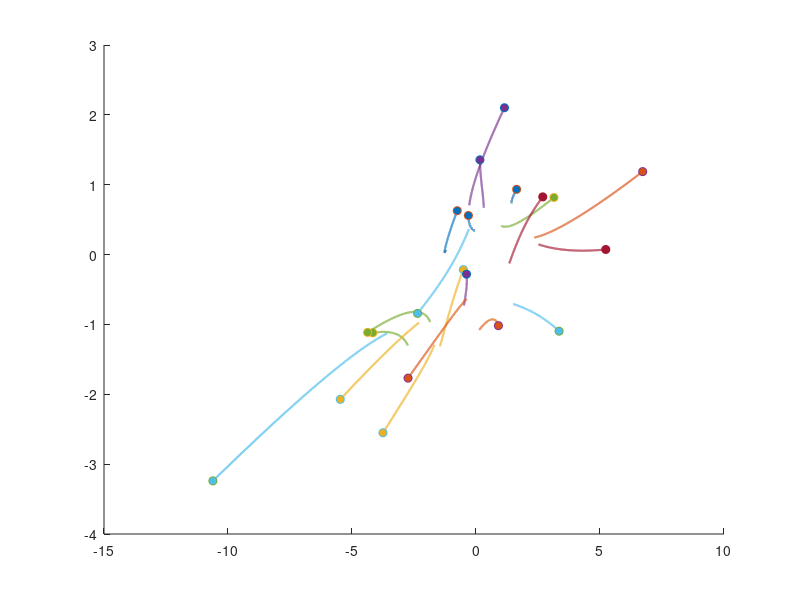

The MATLAB source for this figure: (Note: this script raises an error after producing the figure.)
clc;
clear;
close all;

figure;


% Programmer's Log: The current and complete implementation takes 
% approximately 3 minutes to run on a standard personal computer. 
% This file is the main file where the simulation can be generated. The 
% file generates 5 figures and one animation that runs for a duration of 
% approximately 1 minute. This file spans 441 lines of code. Apart from 
% this main file, the total project consists of 5 helper function files:-
%
% 1. gram_schmidt.m : Computes the orthonormal basis vectors of a given 
% matrix using gram schmidt orthogonalization. It spans 16 lines of code.
%
% 2. Kalman_Decomposition.m: Computes the similarity transformation T using
% the Zassenhaus Intersection method. It spans 151 lines of code.
%
% 3. Luenberger_Observer.m: Computes the observer gain matrix L using the
% observability Gramian matrix and verifying positive semi-definiteness for
% Lyapunov Stability. It spans 71 lines of code.
%
% 4. LQR.m: Computes the state gain matrix K by solving the Algebraic 
% Ricatti Equation using the Hamiltonian matrix and directly applying the
% obtained value to u =-kx. It spans 23 lines of code.
%
% 5. state_space_inverted_pendulum.m: Computes the required A,B,C (state
% matrix, control input matrix and output matrix) for the double inverted 
% pendulum and passes the lengths of the pendulum rods(arbitrarily chosen). 
% Directly obtained from assignment-1 with no changes required. 
% It spans 192 lines of code.
%
% A bonus section verifying robustness has also been implemented. A
% detailed guide regarding its formulation and implementation can be found
% on line 150.


function x_co = closing_the_loop(A,B,C,figure_count)

    %Part 1: Contollability and Observability Tests

    Y = eig(A);
    % disp(Y);
    N_A = length(Y);
    I_N_A = eye(N_A);
    
    %Controllability
    param_C = 0;
    for i = 1:length(Y)
        lambda = Y(i);
        PBH_matrix_C = [(lambda*I_N_A - A), B];
    
        if rank(PBH_matrix_C) < N_A
            param_C = 1;
        end
    end
    
    if param_C == 0
        disp('(A,B) is controllable');
    else
        disp('(A,B) is uncontrollable');
    end
    
    %Observability
    param_O = 0;
    for i = 1:length(Y)
        lambda = Y(i);
        PBH_matrix_O = [(A - lambda*I_N_A); C];
    
        if rank(PBH_matrix_O) < N_A
            param_O = 1;
        end
    end
    
    if param_O == 0
        disp('(C,A) is observable');
    else
        disp('(C,A) is unobservable');
    end
    

    % Part-2: Kalman Decomposition 
    Cm = B;
    for i = 1:N_A-1
        Cm = [Cm, A^i*B];
    end
    
    Om = C;
    for i = 1:N_A-1
        Om = [Om; C*A^i];
    end
    
    n_Cm = rank(Cm);
    n_Om = rank(Om);
    
    disp(n_Cm);
    disp(n_Om);
    
    [T, n_v_c_o, n_v_c_obar, n_v_cbar_o, n_v_cbar_obar] = Kalman_Decomposition(Cm,Om);
    disp(T);
    
    A_bar = T\(A*T);
    B_bar = T\B;
    C_bar = C*T;
    
    disp(A_bar);
    disp(B_bar);
    disp(C_bar);
    

    %Part-3: Reduced Order Luenberger Observer
    %Matrix formation: Picking out the observable blocks
    
    A11 = A_bar(n_v_c_obar+1:n_v_c_obar+n_v_c_o, n_v_c_obar+1:n_v_c_obar+n_v_c_o);
    A12 = A_bar(n_v_c_obar+1:n_v_c_obar+n_v_c_o, ...
        n_v_c_obar+n_v_c_o+n_v_cbar_obar+1:n_v_c_obar+n_v_c_o+n_v_cbar_obar+n_v_cbar_o);
    A21 = A_bar(n_v_c_obar+n_v_c_o+n_v_cbar_obar+1:n_v_c_obar+n_v_c_o+n_v_cbar_obar + n_v_cbar_o, ...
        n_v_c_obar+1:n_v_c_obar+n_v_c_o);
    A22 = A_bar(n_v_c_obar+n_v_c_o+n_v_cbar_obar+1:n_v_c_obar+n_v_c_o+n_v_cbar_obar+n_v_cbar_o, ...
        n_v_c_obar+n_v_c_o+n_v_cbar_obar+1:n_v_c_obar+n_v_c_o+n_v_cbar_obar+n_v_cbar_o);
    
    B1 = B_bar(n_v_c_obar+1:n_v_c_obar+n_v_c_o,:);
    B2 = B_bar(n_v_c_obar+n_v_c_o+n_v_cbar_obar+1:n_v_c_obar+n_v_c_o+n_v_cbar_obar+n_v_cbar_o, :);
    
    disp(A12);
    disp(A22);
    L = Luenberger_Observer(A12, A22);
    

    %Part-4: Finding and solving the Algebraic Ricatti Equation
    A_co = A_bar(n_v_c_obar+1:n_v_c_obar+n_v_c_o, n_v_c_obar+1:n_v_c_obar+n_v_c_o);
    B_co = B_bar(n_v_c_obar+1:n_v_c_obar+n_v_c_o, :);
    C_co = C_bar(:, n_v_c_obar+1:n_v_c_obar+n_v_c_o);
    
    K = LQR(A_co, B_co, C_co, n_v_c_o);
    

    %Designing the Luenberger-LQR(LL) closed loop
    if figure_count == 2
        A_cl = A_co - B_co*K - L*C_co; %Combined LQR+ROLO in the closed loop
    else
        A_cl = A_co - B_co*K; %Only LQR block in the closed loop
    end
    

    % Bonus: Checking for Robustness in the system

    %Guide to running this block: The threshold for the weight of the noise
    %(sigma) = 0.1. For sigma <= 0.1, the LQR control worked reliably 
    %across multiple test runs. In order to reliably observe test cases 
    %where LQR fails to control the system, set sigma = 1.

    % Programmer's Log: We introduce an additive white Gaussian noise and 
    % make it state dependent(linearly proportional in the base case) to 
    % observe the robustness of the system to noise. This was done as a
    % logical continuation to the assignment as explained in class to model
    % practical applicability of the controller.

    sigma = 0.1;
    eta = randn(size(A_cl,2));
    A_cl = A_cl + sigma*eta; % This has been modeled as a state-dependent multiplicative
                             % noise, more details in the report

    disp(' ');
    disp('Eigenvalues of the closed loop state matrix(A_cl)')
    disp(eig(A_cl));
    

    %Part-5: Plotting the closed-loop phase portrait
    t = linspace(0,4,1600);
    N_t = length(t);
    colour_count = 20;
    x_co = zeros(n_v_c_o, N_t);
    y_co = zeros(size(C_co,1), N_t);
    h = zeros(1,colour_count);
    colours = lines(colour_count);
    
    figure(figure_count);
    hold on;
    
    for k = 1:colour_count
        x_initial = randn(N_A,1);
        x_initial_t = T\x_initial; % Similarity transformation of initial input
        x_initial_co = x_initial_t(n_v_c_obar+1:n_v_c_obar+n_v_c_o,1);
    
        for i = 1:length(t)
            x_co(:,i) = expm((A_cl)*t(i))*x_initial_co;
            y_co(:,i,k) = real(C_co*x_co(:,i));
        end
        plot(y_co(1,:,k), y_co(2,:,k), 'Color', colours(k,:), 'lineWidth', 1.5);
        h(k) = plot(y_co(1,1,k), y_co(2,1,k), 'o', 'MarkerFaceColor', colours(k,:), ...
                   'MarkerSize', 6);
    end
    
    for i = 1:N_t
        for k = 1:colour_count
            set(h(k), 'XData', y_co(1,i,k), 'YData', y_co(2,i,k));
        end
        drawnow limitrate;
    end
    hold off;
    xline(0, 'k', 'LineWidth', 1);
    yline(0, 'k', 'LineWidth', 1);
    grid on;
    xlabel('y1');
    ylabel('y2');

    if figure_count == 2
        title('Output Phase Portrait of Problem-1: y1 vs y2');
    else
        title('Output Phase Portrait of Problem-2: y1 vs y2');
    end

end


%Problem-1: 

A = [-1.213213255856908  -0.052699540857194   0.114452537819400  -0.458503457153880  -0.147596519643947   0.330216171993562  -0.216306142694950   0.108524691675982  -0.277136364174417   0.213306124705031 -0.234400418544842  -0.694904339299891  -0.372985044024789  -0.121052395899524;
   -0.445138204194362  -1.087338372330932   0.506316210864373   0.420119557543333   0.489063639965910  -0.265671000243473  -0.336650153174219  -0.266447453528354   0.326773051102463  -0.796414105574600   -0.152486416125726  -0.360052673382867  -0.509891627577762   0.880961088466860;
   0.484525786600994   0.174803353899379  -0.108630387296726  -0.147473032367577  -0.370609448513368   0.123445036090085  -0.391828220999852   0.432403506843010   0.040561080322674   1.548617577592084   -0.375626137358579  -0.964927403783107   0.116685942887537   0.195907069263956;
  -0.628653100827204   0.441686129222833  -0.196853639475424  -0.740518371993041  -0.203043754424680  -0.312951739221684   0.459277316310521  -1.144480648269924  -0.227661184417581   0.621646540385829    0.773529276032394  -0.824173422452114  -0.511336138546041  -0.143886170459940;
  -0.526879261134897   0.496721354898758  -0.789140781845308  -0.351413813417401  -1.781412350680168   0.300097072779868   0.361009179150026   0.821998420305273   0.197670222666982   0.103894550459810   -0.518715568276280   0.458711846080412  -0.050433972884675   0.017439085643547;
  -0.162938036835619   0.115227089326697   0.230518490031468   0.226985493452003  -0.147401905420421  -1.073949490350060   0.492057044397738   0.809216490217785  -0.106022553236031  -0.200408629363208    0.219266594012242  -1.284874915967967  -0.219452186333267   0.086424084364871;
  -0.937922024260352   0.295340626262125   0.081848014134194   0.702150763890030   0.460918049982761  -0.410290741684858  -1.656970404290512   0.515521785489352   0.039634647589333   0.551677571844913    0.910747253955778  -0.502106754099405  -1.258898348872255   0.174292978828746;
   0.727293350401215  -0.399923820740790   0.252644270324252  -1.022331509304516   0.714779970671842   0.160297998212142  -0.683617227260968  -0.862980196841881  -0.434983508111977  -0.749659627595721   -0.848332491977190  -0.073701377614643   0.047794275307910  -0.291037548459371;
  -0.883478418688157   0.807423337770903  -0.272683699489586   0.267422703430696  -0.335917976087635  -0.355488407278101   1.117546803497625   0.475823305013847  -1.343243368591083   1.216242923480291   -0.117171815598981  -0.380364549164507  -0.827852126523950   0.367288610907304;
  -0.432084382768220  -0.208121861637220   1.692305102882171   0.996853318049892  -0.253373736345148  -1.076336539502446   0.349952751653385   0.243525258046507   0.467699882747476  -0.138850036162691    0.058652839684074  -0.660320581520629   0.238591279631722  -0.021125539243573;
  -0.162352919624227  -0.976155299865440  -0.243225326820792   0.836239633325489  -0.433802463517382   0.411365862850318   0.130321781352260  -0.897920092095636  -0.228424553357463  -0.568131183985648   -0.593732855151864  -0.725643142274004   0.182526229046144  -0.147385751504529;
  -0.264370906345628  -0.184742644441694  -1.003940450295694  -0.848369091986984   0.494546791639666  -1.104312423847451  -0.472200324956500  -0.339323185019347  -0.108101954544411  -0.430160178902030   -0.930981520180108   0.321055052198516   0.688882757485099  -0.611757590647088;
   0.575439200692222  -1.267310249593962  -0.215460248084041  -0.312938157224291   0.021629740368688   0.430071077232889  -1.163510493607768  -0.659695990919597  -0.382659856177330   0.430530215423247   -0.196984819655413   0.942614992066365  -0.194564541005406  -0.908760104887207;
  -0.214375145115562   0.987648714149219   0.442806720234774  -0.081107514151397  -0.216286104227307  -0.199881487887741   0.281210418831350  -0.068571314905706   0.190937766594154  -0.003347907463792   -0.101054426075363  -0.641224659163822  -1.242848391866568  -1.725651421647249];

B= [-0.051723763561734  -0.305270449184583  -0.015315868248594;
  -0.116732420024660  -0.475945089926195   0.149955878770381;
  -0.112898591360926  -0.041230352019466  -0.257329596734228;
   0.450703580365998  -0.195616995582868   0.021668047239566;
  -0.175175023018630  -0.164833619607650   0.126111050083874;
   0.193325591568345  -0.201825450079648   0.001812952706111;
  -0.746946115214500  -0.888561633091335  -0.534882101127978;
   0.118896143573814   0.003278035071589   0.438395454885899;
  -0.834413562808927  -0.496999682104461  -0.647097984062711;
  -0.486371252402602  -0.307207657585152  -0.536947426548773;
   0.293031461319545   0.647280729575534  -0.241442432395560;
   0.281522419773345   0.703605033443511   0.496061513668761;
   0.401731276643778   0.718304876069954   0.425248352781694;
  -0.207634639546252  -0.326879707471223  -0.260613735300743];

C =[0.695053806816924  -0.653901035211257  -0.216669043964540  -0.406643748943393  -0.337496928708196   0.800344919841996  -0.734680898447967  -0.383177337555783  -0.062081713564930  -0.164440009729601  -0.052596268307648   0.283621895206324   0.826159797514201  -0.281394936691068;
   0.170497399997020  -0.095533189106804  -0.211894215368707  -0.103936550394383  -0.119769092888598   0.354854849584245  -0.625481232333294  -0.485883175434064   0.198880592962716  -0.214578324733530    0.086360044518748   0.383477729131322   0.209925692065307   0.087002975029789];

Y = eig(A);
% disp(Y);
N_A = length(Y);

param_A = 0;
for i = 1:N_A
    if Y(i) > 0
        param_A = 1;
    end
end

disp('Problem-1');
disp(' ');
if param_A == 0
    disp('A is stable');
else
    disp('A is not stable');
end

t = linspace(0,0.5,1000);
N_t = length(t);
colour_count = 20;
x = zeros(N_A, N_t);
y = zeros(2, N_t);
h = zeros(1,colour_count);
colours = lines(colour_count);

figure(1);
hold on;

for k = 1:colour_count
    x_initial = randn(N_A,1);
    for i = 1:length(t)
        x(:,i) = expm(A*t(i))*x_initial;
        y(:,i,k) = C*x(:,i);
    end
    plot(y(1,:,k), y(2,:,k), 'Color', colours(k,:), 'lineWidth', 1.5);
    h(k) = plot(y(1,1,k), y(2,1,k), 'o', 'MarkerFaceColor', colours(k,:), 'MarkerSize', 6);
end

for i = 1:N_t
    for k = 1:colour_count
        set(h(k), 'XData', y(1,i,k), 'YData', y(2,i,k));
    end
    drawnow limitrate;
end
hold off;
xline(0, 'k', 'LineWidth', 1);
yline(0, 'k', 'LineWidth', 1);
grid on;
xlabel('y1');
ylabel('y2');
title('Input Phase Portrait of Problem-1: y1 vs y2');


figure_count = 2;
closing_the_loop(A,B,C,figure_count);
figure_count = figure_count+2;


%Problem-2: Designing an LQR for the Furuta Pendulum

[A,B,C,l1,l2] = state_space_inverted_pendulum();

Y = eig(A);
% disp(Y);
N_A = length(Y);

param_A = 0;
for i = 1:N_A
    if Y(i) > 0
        param_A = 1;
    end
end

disp(' ');
disp('Problem-2');
disp(' ');
if param_A == 0
    disp('A is stable');
else
    disp('A is not stable');
end

t = linspace(0,0.5,1000);
N_t = length(t);
colour_count = 20;
x = zeros(N_A, N_t);
y = zeros(2, N_t);
h = zeros(1,colour_count);
colours = lines(colour_count);

figure(3);
hold on;

for k = 1:colour_count
    x_initial = randn(N_A,1);
    for i = 1:length(t)
        x(:,i) = expm(A*t(i))*x_initial;
        y(:,i,k) = C*x(:,i);
    end
    plot(y(1,:,k), y(2,:,k), 'Color', colours(k,:), 'lineWidth', 1.5);
    h(k) = plot(y(1,1,k), y(2,1,k), 'o', 'MarkerFaceColor', colours(k,:), 'MarkerSize', 6);
end

for i = 1:N_t
    for k = 1:colour_count
        set(h(k), 'XData', y(1,i,k), 'YData', y(2,i,k));
    end
    drawnow limitrate;
end
hold off;
xline(0, 'k', 'LineWidth', 1);
yline(0, 'k', 'LineWidth', 1);
grid on;
xlabel('y1');
ylabel('y2');
title('Input Phase Portrait of Problem-2: y1 vs y2');

x_p = closing_the_loop(A,B,C,figure_count);
x_p = real(x_p);

%Animation
figure('Name','Furuta Pendulum Animation','NumberTitle','off', ...
    'Position',[100 100 700 500]);

t_p = linspace(0,100,1600);

for ti = 1:3:N_t

    theta = x_p(1,ti);   % base rotation
    phi   = pi + x_p(3,ti);   % pendulum angle

    % Arm
    x_base = l1*cos(theta);
    y_base = l1*sin(theta);
    z_base = 0;

    % Pendulum tip
    px = x_base + l2*sin(phi)*cos(theta);
    py = y_base + l2*sin(phi)*sin(theta);
    pz = -l2*cos(phi);

    clf;
    figure(gcf);

    subplot(1,2,1);
    hold on;

    % Rod 1 (base arm)
    plot3([0, x_base], [0, y_base], [0, z_base], ...
        'b','LineWidth',3);

    % Rod 2 (pendulum)
    plot3([x_base, px], [y_base, py], [z_base, pz], ...
        'k','LineWidth',3);

    axis equal;
    axis([-0.6 0.6 -0.6 0.6 -0.6 0.6]);
    grid on;
    view(45,25);

    xlabel('X'); ylabel('Y'); zlabel('Z');
    title(sprintf('t = %.2f s', t_p(ti)));

    subplot(1,2,2);
    plot(t_p(1:ti), x_p(3,1:ti)*(180/pi),'b','LineWidth',1.5); hold on;
    plot(t_p(1:ti), x_p(1,1:ti),'r','LineWidth',1.5);

    xlabel('Time (s)');
    legend('\phi (deg)', '\theta (rad)','Location','northeast');
    title('State trajectories');
    grid on;

    drawnow;
end

fprintf('Animation complete.\n');

figure(5);
subplot(2,2,1); plot(t_p, x_p(1,:)); grid on; xlabel('t'); ylabel('s (m)'); title('\theta');
subplot(2,2,2); plot(t_p, x_p(2,:)); grid on; xlabel('t'); ylabel('ds/dt'); title('$\dot{\theta}$', 'Interpreter', 'latex');
subplot(2,2,3); plot(t_p, x_p(3,:)*180/pi); grid on; xlabel('t'); ylabel('\theta (deg)'); title('\phi');
subplot(2,2,4); plot(t_p, x_p(4,:)); grid on; xlabel('t'); ylabel('d\theta/dt'); title('$\dot{\phi}$', 'Interpreter', 'latex');
sgtitle('Inverted Pendulum — LQR Closed Loop trajectories');

disp(' ');
disp('Completed Successfully!');
